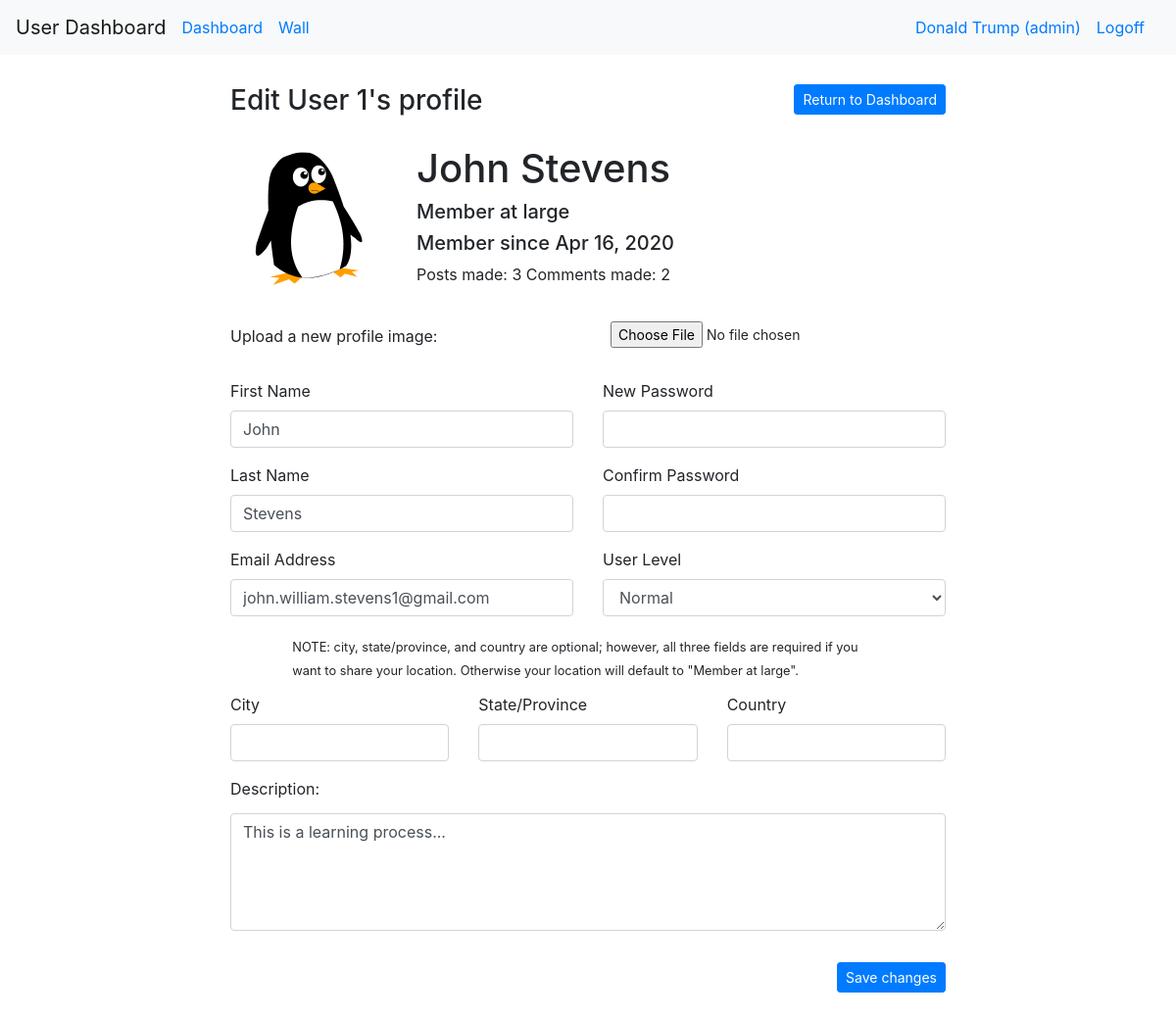
The page /dashboard/edit_profile/1 (signed in) on the database its author committed.
### login_and_registration_app/models.py (models this page shows)
class User(models.Model):
    first_name = models.CharField(max_length=255)
    last_name = models.CharField(max_length=255)
    email = models.CharField(max_length=255)
    level = models.IntegerField(default=1)
    description = models.TextField(null=True)
    password = models.CharField(max_length=100)
    created_at = models.DateTimeField(auto_now_add=True)
    updated_at = models.DateTimeField(auto_now=True)
    profile_photo = models.ImageField(upload_to="profile_images", blank=True)
    default_photo = models.ImageField(upload_to="profile_images", default="default.jpg")
    city = models.CharField(max_length=45, null=True)
    state = models.CharField(max_length=45, null=True)
    country = models.CharField(max_length=45, null=True)
    objects = UserManager()

### messageboard_app/models.py (models this page shows)
class Message(models.Model):
    content = models.TextField()
    created_at = models.DateTimeField(auto_now_add=True)
    updated_at = models.DateTimeField(auto_now=True)
    author = models.ForeignKey(User, related_name="messages_posted", on_delete=models.CASCADE)
    recipient = models.ForeignKey(User, related_name="messages_received", on_delete=models.CASCADE)
    edited = models.BooleanField(default=False)
    edited_by = models.IntegerField(default=0)
    objects = MessageManager()

class Comment(models.Model):
    content = models.TextField()
    created_at = models.DateTimeField(auto_now_add=True)
    updated_at = models.DateTimeField(auto_now=True)
    author = models.ForeignKey(User, related_name="comments", on_delete=models.CASCADE)
    message = models.ForeignKey(Message, related_name="comments", on_delete=models.CASCADE)
    edited = models.BooleanField(default=False)
    edited_by = models.IntegerField(default=0)
    objects = CommentManager()

### dashboard_app/views.py (the view)
# urls.py: path("/edit_profile/<int:profile_id>", views.load_edit_profile_page),
def load_edit_profile_page(request, profile_id):
    user = logged_user(request)
    profile = User.objects.filter(id=profile_id)[0]
    if user.level != 9 and user != profile:
        return redirect("/dashboard")
    try:
        errors = request.session["errors"]
    except KeyError:
        errors = None
    context = {
        "user": user,
        "profile": profile,
        "errors": errors
    }
    request.session["errors"] = None
    return render(request, "profile.html", context)

### dashboard_app/views.py (called while the page is built)
def logged_user(request):
    return User.objects.filter(id=request.session["user_id"])[0]

### dashboard_app/templates/profile.html (shortened to what this page needs)
<!doctype html>
<html lang="en">
  <head>
    {% load static %}
    <link rel="stylesheet" type="text/css" href="{% static 'bootstrap.css' %}">
  </head>
  <body>
    <nav class="navbar navbar-expand-md navbar-light bg-light">
      <a class="navbar-brand" href="/">User Dashboard</a>
      <div class="collapse navbar-collapse" id="navbarSupportedContent">
        <a class="navbar-nav mr-sm-0 nav-link" href="/dashboard">Dashboard</a>
        <a class="navbar-nav mr-auto nav-link" href="/message_board/{{user.id}}">Wall</a>
      {% if request.session.user_id == None %}
        <a class="navbar-nav mr-sm-0 nav-link" href="/signin">Signin</a>
      {% else %}
      {% if user.level == 9%}
      <a class="navbar-nav mr-sm-0 nav-link" href="/dashboard/edit_profile/{{user.id}}">{{user.first_name}} {{user.last_name}} (admin)</a>
      {% else %}
      <a class="navbar-nav mr-sm-0 nav-link" href="/dashboard/edit_profile/{{user.id}}">{{user.first_name}} {{user.last_name}}</a>
      {% endif %}
      <a class="navbar-nav mr-sm-0 nav-link" href="/logoff">Logoff</a>
      {% endif %}
      </div>
    </nav>
    <div class="container">
      <div class="row top_row">
        <div class="col-7 col-md-5 offset-md-2">
          {% if user == profile %}
          <h3>Edit your profile</h3>
          {% else %}
          <h3>Edit User {{profile.id}}'s profile</h3>
          {% endif %}
        </div>
        <div class="col-5 col-md-3 text-right">
          <a href="/dashboard" class="btn btn-primary btn-sm">Return to Dashboard</a>
        </div>
      </div>
      <div class="row">
        <div class="col-10 offset-1 col-md-8 offset-md-2">
          <form enctype="multipart/form-data" action="/dashboard/update_profile/{{profile.id}}" method="post">
            <div class="form-group row">
              <div class="col-6 offset-3 col-md-4 offset-md-0 col-xl-3">
                <div class="row">
                  {% if profile.profile_photo %}
                  <div class="col-12 profile_image" style="background-image: url('{{ profile.profile_photo.url }}')"></div>
                  {% else %}
                  <div class="col-12 profile_image" style="background-image: url('{{ profile.default_photo.url }}')"></div>
                  {% endif %}
                </div>
              </div>
              <div class="col-10 offset-2 col-md-8 offset-md-0 col-xl-9 profile_header_content">
                <div class="row">
                  <div class="col-12">
                    <h1>{{profile.first_name}} {{profile.last_name}}</h1>
                  </div>
                </div>
                <div class="row">
                  <div class="col-12">
                    {% if profile.city != "" and profile.state != "" and profile.country != ""%}
                    <h3>{{profile.city}}, {{profile.state}}, {{profile.country}}</h3>
                    {% else %}
                    <h5>Member at large</h5>
                    {% endif %}
                  </div>
                </div>
                <div class="row">
                  <div class="col-12">
                    <h5>Member since {{profile.created_at|date:"M d, Y"}}</h5>
                  </div>
                </div>
                <div class="row">
                  <div class="col-12">
                    <p>Posts made: {{ profile.messages_posted.all|length }} Comments made: {{ profile.comments.all|length }}</p>
                  </div>
                </div>
              </div>
            </div>
            <div class="form-group row">
              <div class="col-12">
                <div class="form-group row">
                  <label class="col-form-label col-12 col-md-6">Upload a new profile image:</label>
                  <div class="form-group col-12 col-md-6">
                    <input type="file" class="form-control-file form-control-sm" name="profile_image_upload">
                  </div>
                </div>
              </div>
              <div class="form-group col-6">
                <div class="form-group">
                  <label>First Name</label>
                  <input type="text" class="form-control" name="first_name" value={{profile.first_name}}>
                </div>
                <div class="form-group">
                  <label>Last Name</label>
                  <input type="text" class="form-control" name="last_name" value={{profile.last_name}}>
                </div>
                <div class="form-group">
                  <label>Email Address</label>
                  <input type="text" class="form-control" name="email" value={{profile.email}}>
                </div>
              </div>
              <div class="form-group col-6">
                <div class="form-group">
                  <label>New Password</label>
                  <input type="password" class="form-control" name="password">
                </div>
                <div class="form-group">
                  <label>Confirm Password</label>
                  <input type="password" class="form-control" name="pw_confirm">
                </div>
                {% if user.level == 9 and user != profile %}
                <div class="form-group">
                  <label>User Level</label>
                  <select name="user_level" class="form-control">
                    {% if profile.level == 9%}
                      <option>Admin</option>
                      <option>Normal</option>
                    {% else %}
                      <option>Normal</option>
                    {% endif %}
                  </select>
                </div>
                {% endif %}
              </div>
            </div>
            <div class="form-group row location_row_header">
              <div class="col-10 offset-1">
                <p><small>NOTE: city, state/province, and country are optional; however, all three fields are required if you
                  want to share your location. Otherwise your location will default to "Member at large".
                </small></p>
              </div>
            </div>
            <div class="form-group row location_row">
              <div class="col-4">
                <label>City</label>
                <input type="text" class="form-control" name="city" value="{{profile.city}}">
              </div>
              <div class="col-4">
                <label>State/Province</label>
                <input type="text" class="form-control" name="state" value="{{profile.state}}">
              </div>
              <div class="col-4">
                <label>Country</label>
                <input type="text" class="form-control" name="country" value="{{profile.country}}">
              </div>
            </div>
            <div class="form-group row description_row">
              <div class="form-group col-12">
                <label>Description:</label>
                <textarea class="form-control" name="description">{{profile.description}}</textarea>
              </div>
            </div>
            <div class="form-group row">
              <div class="form-group col-12 text-right">
                <button type= "submit" class="btn btn-primary btn-sm">Save changes</button>
              </div>
            </div>
          </form>
        </div>
    </div>
  </body>
</html>

### dashboard_app/templates/profile.html (style rules this page uses)
.top_row { margin-top: 30px; margin-bottom: 20px; }
button { min-width: 90px; }
textarea { margin-top: 5px; min-height: 120px; max-height: 150px; overflow: auto; }
.location_row_header { margin-top: -30px; }
.location_row { margin-top: -20px; }
.profile_image { min-height: 150px; background-size: contain; background-position: center; background-repeat: no-repeat; }

### rows shown on the page
User: first_name "Donald", last_name "Trump"
User: id "1", profile_photo (picture), first_name "John", last_name "Stevens", created_at "Apr 16, 2020", messages_posted.all|length "3", comments.all|length "2", email "john.william.stevens1@gmail.com", user_level "Normal", description "This is a learning process..."
